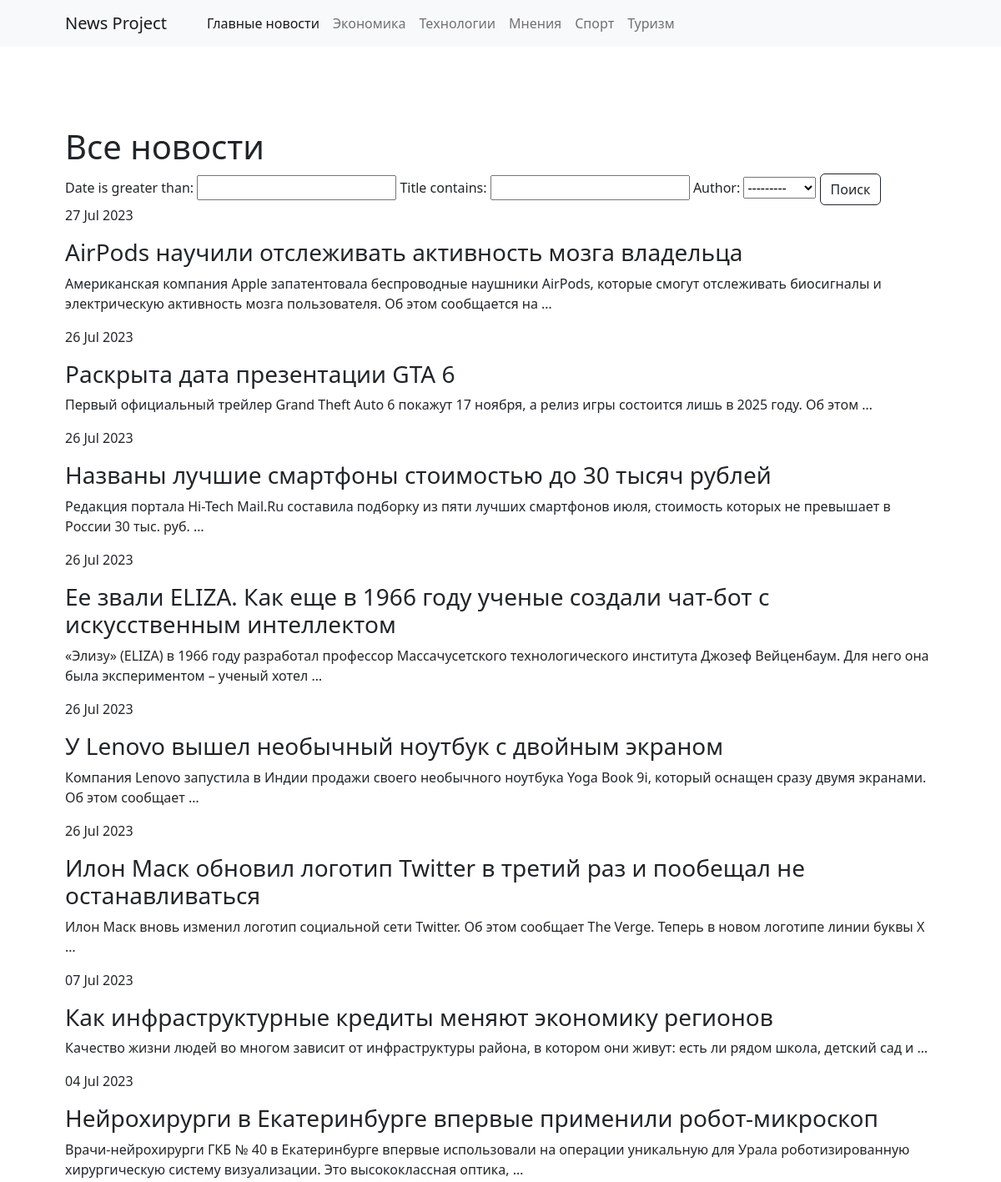
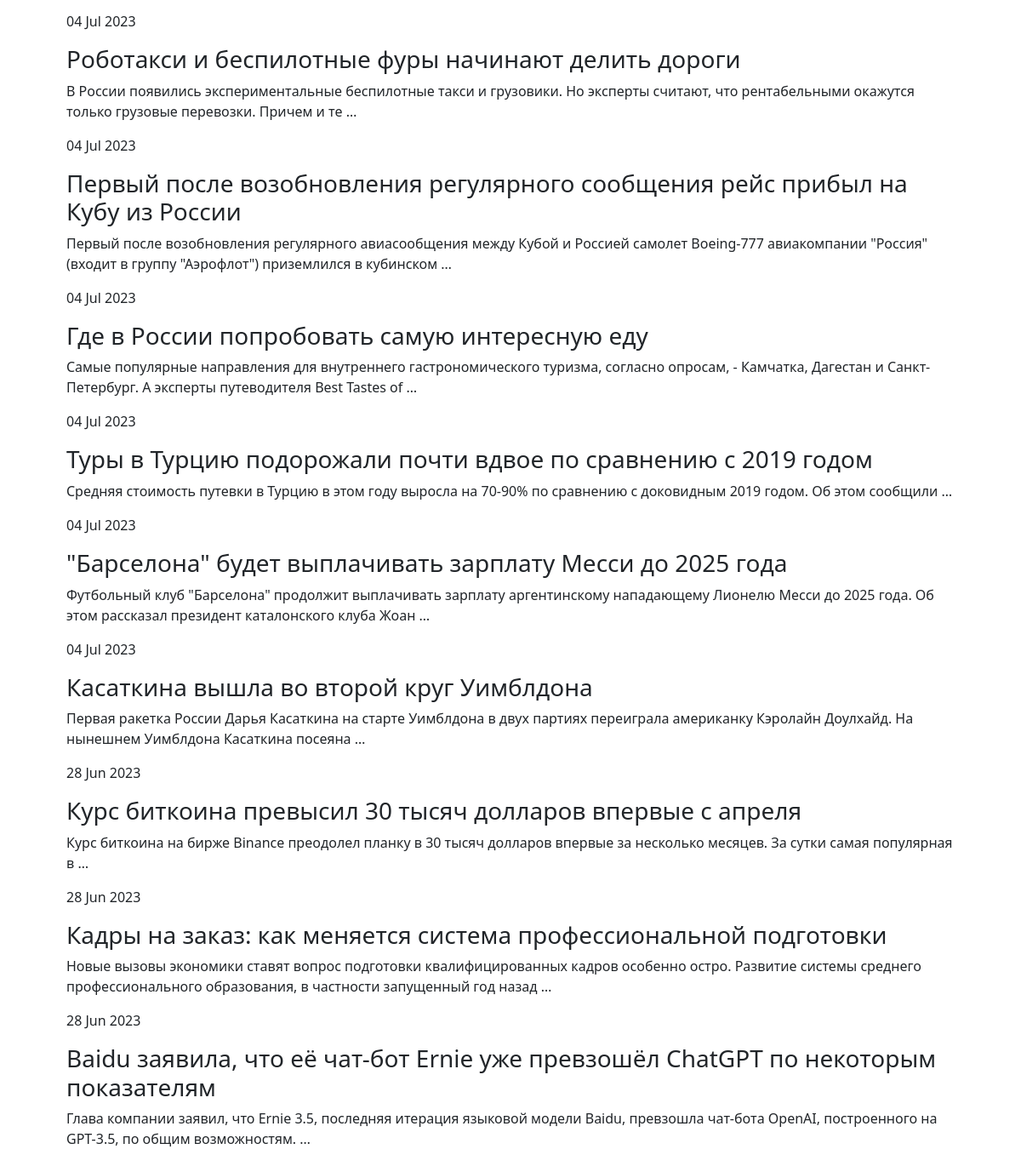
Screenshot of /search with the database file from the repository (2 pictures, top to bottom).
### news/models.py (models this page shows, shortened)
class Category(models.Model):
    name = models.CharField(max_length=64, unique=True)
    subscribers = models.ManyToManyField(User, through='UserCategory', blank=True)
    slug = models.SlugField(max_length=255, unique=True, db_index=True, null=True)

class Author(models.Model):
    author = models.OneToOneField(User, on_delete=models.CASCADE)
    rating = models.IntegerField(default=0)
    def __str__(self):
        return f'{self.author.username}'

class Post(models.Model):
    author = models.ForeignKey(Author, on_delete=models.CASCADE)
    is_news = models.BooleanField(default=False)  # news=True, article=False
    date = models.DateTimeField(auto_now_add=True)
    title = models.CharField(max_length=255)
    text = models.TextField()
    rating = models.IntegerField(default=0)
    category = models.ManyToManyField(Category, related_name='posts', through='PostCategory')

### news/views.py (the view)
# urls.py: path('search', PostSearh.as_view(), name='search'),
class PostSearh(ListView):
    model = Post
    template_name = 'search.html'
    ordering = ['-id']
    def get_context_data(self, **kwargs):
        context = super().get_context_data(**kwargs)
        context['filter'] = PostFilter(self.request.GET, queryset=self.get_queryset())
        return context

### news/templatetags/custom_tags.py (called while the page is built)
@register.inclusion_tag('navigation.html', takes_context=True)
def show_navigation(context):
    categories = Category.objects.all()
    return {
        "categories": categories,
    }

### templates/search.html (shortened to what this page needs)
{% extends 'default.html' %}
{% load custom_filters %}
{% block content %}
<h1>Все новости</h1>
<form method="GET">
    {{ filter.form }}
    <button class="btn btn-outline-dark mt-auto">Поиск</button>
</form>
{% for post in filter.qs %}
<p>{{ post.date | date:'d M Y' }}</p>
<h3>{{ post.title | censure:'***' }}</h3>
<p>{{ post.text | truncatewords:20 | censure:'***' }}</p>
{% endfor %}
{% endblock content %}

### templates/navigation.html
{% load cache %}
{% cache 300 navigation %}
<ul class="navbar-nav me-auto mb-2 mb-lg-0 ms-lg-4">
    <li class="nav-item"><a class="nav-link active" aria-current="page" href="/">Главные новости</a></li>
    {% for category in categories %}
    <li class="nav-item"><a class="nav-link" href="{% url 'categories' category.slug %}">{{ category.name }}</a></li>
    {% endfor %}
</ul>
{% endcache %}

### rows the page displays
Category: name "Экономика"
Category: name "Технологии"
Category: name "Мнения"
Category: name "Спорт"
Category: name "Туризм"
Author: author "---------"
Post: date "27 Jul 2023", title|censure "AirPods научили отслеживать активность мозга владельца", text|censure "Американская компания Apple запатентовала беспроводные наушники AirPods, которые смогут отслеживать биосигналы и электрическую активность мозга пользователя. Об этом сообщается на …"
Post: date "26 Jul 2023", title|censure "Раскрыта дата презентации GTA 6", text|censure "Первый официальный трейлер Grand Theft Auto 6 покажут 17 ноября, а релиз игры состоится лишь в 2025 году. Об этом …"
Post: date "26 Jul 2023", title|censure "Названы лучшие смартфоны стоимостью до 30 тысяч рублей", text|censure "Редакция портала Hi-Tech Mail.Ru составила подборку из пяти лучших смартфонов июля, стоимость которых не превышает в России 30 тыс. руб. …"
Post: date "26 Jul 2023", title|censure "Ее звали ELIZA. Как еще в 1966 году ученые создали чат-бот с искусственным интеллектом", text|censure "«Элизу» (ELIZA) в 1966 году разработал профессор Массачусетского технологического института Джозеф Вейценбаум. Для него она была экспериментом – ученый хотел …"
Post: date "26 Jul 2023", title|censure "У Lenovo вышел необычный ноутбук с двойным экраном", text|censure "Компания Lenovo запустила в Индии продажи своего необычного ноутбука Yoga Book 9i, который оснащен сразу двумя экранами. Об этом сообщает …"
Post: date "26 Jul 2023", title|censure "Илон Маск обновил логотип Twitter в третий раз и пообещал не останавливаться", text|censure "Илон Маск вновь изменил логотип социальной сети Twitter. Об этом сообщает The Verge. Теперь в новом логотипе линии буквы X …"
Post: date "07 Jul 2023", title|censure "Как инфраструктурные кредиты меняют экономику регионов", text|censure "Качество жизни людей во многом зависит от инфраструктуры района, в котором они живут: есть ли рядом школа, детский сад и …"
Post: date "04 Jul 2023", title|censure "Нейрохирурги в Екатеринбурге впервые применили робот-микроскоп", text|censure "Врачи-нейрохирурги ГКБ № 40 в Екатеринбурге впервые использовали на операции уникальную для Урала роботизированную хирургическую систему визуализации. Это высококлассная оптика, …"
Post: date "04 Jul 2023", title|censure "Роботакси и беспилотные фуры начинают делить дороги", text|censure "В России появились экспериментальные беспилотные такси и грузовики. Но эксперты считают, что рентабельными окажутся только грузовые перевозки. Причем и те …"
Post: date "04 Jul 2023", title|censure "Первый после возобновления регулярного сообщения рейс прибыл на Кубу из России", text|censure "Первый после возобновления регулярного авиасообщения между Кубой и Россией самолет Boeing-777 авиакомпании \"Россия\" (входит в группу \"Аэрофлот\") приземлился в кубинском …"
Post: date "04 Jul 2023", title|censure "Где в России попробовать самую интересную еду", text|censure "Самые популярные направления для внутреннего гастрономического туризма, согласно опросам, - Камчатка, Дагестан и Санкт-Петербург. А эксперты путеводителя Best Tastes of …"
Post: date "04 Jul 2023", title|censure "Туры в Турцию подорожали почти вдвое по сравнению с 2019 годом", text|censure "Средняя стоимость путевки в Турцию в этом году выросла на 70-90% по сравнению с доковидным 2019 годом. Об этом сообщили …"
Post: date "04 Jul 2023", title|censure "\"Барселона\" будет выплачивать зарплату Месси до 2025 года", text|censure "Футбольный клуб \"Барселона\" продолжит выплачивать зарплату аргентинскому нападающему Лионелю Месси до 2025 года. Об этом рассказал президент каталонского клуба Жоан …"
Post: date "04 Jul 2023", title|censure "Касаткина вышла во второй круг Уимблдона", text|censure "Первая ракетка России Дарья Касаткина на старте Уимблдона в двух партиях переиграла американку Кэролайн Доулхайд. На нынешнем Уимблдона Касаткина посеяна …"
Post: date "28 Jun 2023", title|censure "Курс биткоина превысил 30 тысяч долларов впервые с апреля", text|censure "Курс биткоина на бирже Binance преодолел планку в 30 тысяч долларов впервые за несколько месяцев. За сутки самая популярная в …"
Post: date "28 Jun 2023", title|censure "Кадры на заказ: как меняется система профессиональной подготовки", text|censure "Новые вызовы экономики ставят вопрос подготовки квалифицированных кадров особенно остро. Развитие системы среднего профессионального образования, в частности запущенный год назад …"
Post: date "28 Jun 2023", title|censure "Baidu заявила, что её чат-бот Ernie уже превзошёл ChatGPT по некоторым показателям", text|censure "Глава компании заявил, что Ernie 3.5, последняя итерация языковой модели Baidu, превзошла чат-бота OpenAI, построенного на GPT-3.5, по общим возможностям. …"
